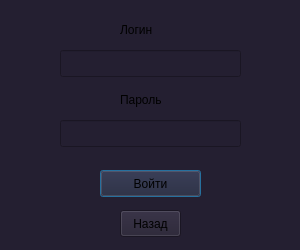
<?xml version="1.0" encoding="UTF-8"?>
<ui version="4.0">
 <class>Dialog</class>
 <widget class="QDialog" name="Dialog">
  <property name="geometry">
   <rect>
    <x>0</x>
    <y>0</y>
    <width>300</width>
    <height>250</height>
   </rect>
  </property>
  <property name="windowTitle">
   <string>Авторизация</string>
  </property>
  <property name="styleSheet">
   <string notr="true">background-color: rgb(36, 31, 49);</string>
  </property>
  <widget class="QLineEdit" name="Login">
   <property name="geometry">
    <rect>
     <x>60</x>
     <y>50</y>
     <width>181</width>
     <height>27</height>
    </rect>
   </property>
  </widget>
  <widget class="QLineEdit" name="Password">
    <property name="geometry">
        <rect>
            <x>60</x>
            <y>120</y>
            <width>181</width>
            <height>27</height>
        </rect>
    </property>
    <property name="echoMode">
        <enum>QLineEdit::Password</enum>
    </property>
</widget>
  <widget class="QPushButton" name="pushButton">
   <property name="geometry">
    <rect>
     <x>100</x>
     <y>170</y>
     <width>101</width>
     <height>27</height>
    </rect>
   </property>
   <property name="text">
    <string>Войти</string>
   </property>
  </widget>
  <widget class="QPushButton" name="pushButton_2">
   <property name="geometry">
    <rect>
     <x>120</x>
     <y>210</y>
     <width>61</width>
     <height>27</height>
    </rect>
   </property>
   <property name="text">
    <string>Назад</string>
   </property>
  </widget>
  <widget class="QLabel" name="label">
   <property name="geometry">
    <rect>
     <x>120</x>
     <y>20</y>
     <width>66</width>
     <height>19</height>
    </rect>
   </property>
   <property name="font">
    <font/>
   </property>
   <property name="text">
    <string>Логин</string>
   </property>
  </widget>
  <widget class="QLabel" name="label_2">
   <property name="geometry">
    <rect>
     <x>120</x>
     <y>90</y>
     <width>66</width>
     <height>19</height>
    </rect>
   </property>
   <property name="text">
    <string>Пароль</string>
   </property>
  </widget>
 </widget>
 <resources/>
 <connections/>
</ui>
